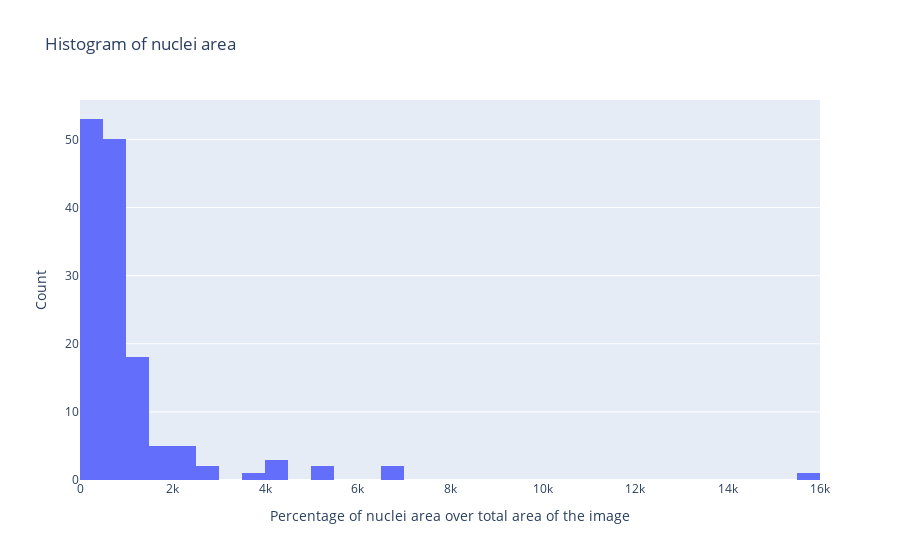

Here is the notebook cell this chart was saved with:
### Markdown cell above
### Area histogram

### Code cell
# fig = go.Figure(data=[go.Histogram(x=(stats[1:,4]/(1024*1024))*100)])
fig = go.Figure(data=[go.Histogram(x=stats[1:,4])])

fig.update_layout(
    title_text='Histogram of nuclei area', # title of plot
    xaxis_title_text='Percentage of nuclei area over total area of the image', # xaxis label
    yaxis_title_text='Count', # yaxis label
)
fig.show()

### Figure 1 — Plotly figure (JSON) as saved in the notebook; plotly's stock layout.template omitted (floating-point values rounded to 4 significant figures; data arrays with more than 128 entries replaced by an {"elided": "..."} marker saying what was removed)
{"data": [{"type": "histogram", "x": {"elided": "142 int values"}}], "layout": {"title": {"text": "Histogram of nuclei area"}, "xaxis": {"title": {"text": "Percentage of nuclei area over total area of the image"}}, "yaxis": {"title": {"text": "Count"}}}}
